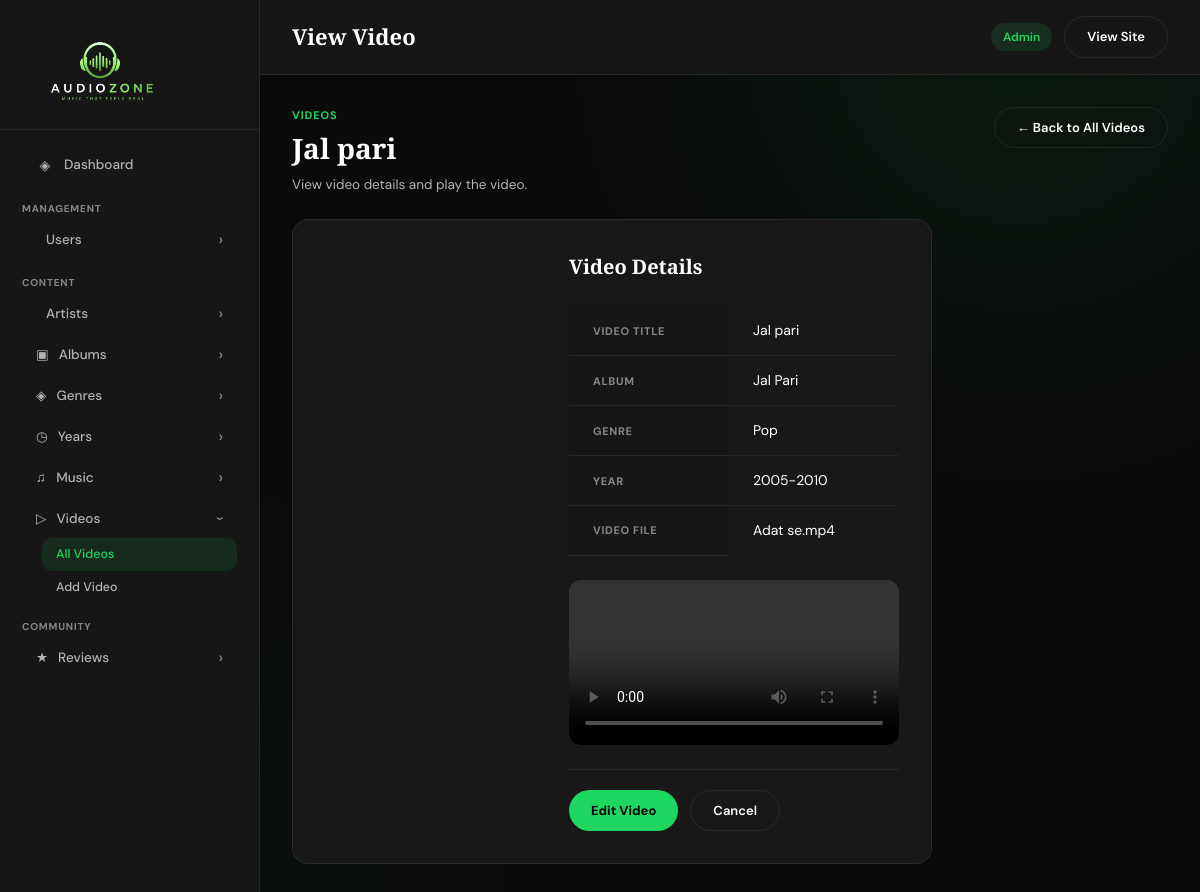
Screenshot of /admin/view video.php?id=12 with the database file from the repository.
### tables this page shows
CREATE TABLE `videos` (
  `video_id` int(11) NOT NULL,
  `video_name` varchar(150) NOT NULL,
  `album_id` int(11) NOT NULL,
  `year_id` int(11) DEFAULT NULL,
  `genre_id` int(11) DEFAULT NULL,
  `image` varchar(255) DEFAULT NULL,
  `description` text DEFAULT NULL,
  `video_file` varchar(255) DEFAULT NULL,
  `rating` int(11) DEFAULT NULL
);

CREATE TABLE `albums` (
  `album_id` int(11) NOT NULL,
  `album_name` varchar(100) NOT NULL,
  `image` varchar(255) DEFAULT NULL,
  `language` varchar(50) DEFAULT NULL,
  `artist_name` varchar(100) DEFAULT NULL
);

CREATE TABLE `genre` (
  `genre_id` int(11) NOT NULL,
  `genre_name` varchar(100) NOT NULL,
  `image` varchar(255) DEFAULT NULL
);

CREATE TABLE `years` (
  `year_id` int(11) NOT NULL,
  `year_duration` varchar(100) NOT NULL,
  `image` varchar(255) DEFAULT NULL
);

### admin/view video.php (the view, shortened to what this page needs)
<?php
include_once '../config.php';
$id = $_GET['id'];
$query = "SELECT videos.*, albums.album_name, genre.genre_name, years.year_duration
          FROM videos
          JOIN albums ON videos.album_id = albums.album_id
          JOIN genre ON videos.genre_id = genre.genre_id
          JOIN years ON videos.year_id = years.year_id
          WHERE videos.video_id='$id'";
$result = mysqli_query($conn, $query);
$video = mysqli_fetch_assoc($result);
include_once 'includes/header.php';
?>
<div class="page-heading">
    <div>
        <div class="eyebrow">Videos</div>
        <h1><?php echo htmlspecialchars($video['video_name']); ?></h1>
        <p>View video details and play the video.</p>
    </div>
    <a class="ghost-btn" href="all-videos.php">
        ← Back to All Videos
    </a>
</div>
<div class="admin-form-card">
    <div style="display: flex; gap: 24px; flex-wrap: wrap; align-items: flex-start;">
        <div style="flex: 1; min-width: 260px;">
            <h2>Video Details</h2>
            <table class="admin-table" style="margin-top: 16px;">
                <tbody>
                    <tr>
                        <th style="width: 160px; text-align: left;">
                            Video Title
                        </th>
                        <td>
                            <?php echo htmlspecialchars($video['video_name']); ?>
                        </td>
                    </tr>
                    <tr>
                        <th style="text-align: left;">
                            Album
                        </th>
                        <td>
                            <?php echo htmlspecialchars($video['album_name']); ?>
                        </td>
                    </tr>
                    <tr>
                        <th style="text-align: left;">
                            Genre
                        </th>
                        <td>
                            <?php echo htmlspecialchars($video['genre_name']); ?>
                        </td>
                    </tr>
                    <tr>
                        <th style="text-align: left;">
                            Year
                        </th>
                        <td>
                            <?php echo htmlspecialchars($video['year_duration']); ?>
                        </td>
                    </tr>
                    <tr>
                        <th style="text-align: left;">
                            Video File
                        </th>
                        <td>
                            <?php echo htmlspecialchars($video['video_file']); ?>
                        </td>
                    </tr>
                </tbody>
            </table>
            <?php if (!empty($video['video_file'])) { ?>
                <div style="margin-top: 24px;">
                    <video controls preload="metadata"
                           style="width: 100%; border-radius: 12px; display: block;">
                        <source src="uploads/videos/<?php echo htmlspecialchars($video['video_file']); ?>">
                    </video>
                </div>
            <?php } ?>
            <div class="form-actions" style="margin-top: 24px;">
                <a class="gold-btn"
                   href="edit video.php?id=<?php echo $video['video_id']; ?>">
                    Edit Video
                </a>
                <a class="ghost-btn"
                   href="all-videos.php">
                    Cancel
                </a>
            </div>
        </div>
    </div>
</div>
<?php include_once 'includes/footer.php'; ?>

### admin/assets/style.css (style rules this page uses)
:root { --bg: #0a0a0a; --surface: #161616; --surface-2: #181818; --surface-3: #232323; --line: rgba(255, 255, 255, .08); --line-soft: rgba(255, 255, 255, .05); --accent: #1ed760; --accent-2: #12a750; --accent-soft: #c9ffdd; --cream: #ffffff; --muted: #b3b3b3; --dim: #888888; --red: #f87171; --shadow: 0 26px 60px rgba(0, 0, 0, .55); --shadow-sm: 0 10px 26px rgba(0, 0, 0, .4); --sidebar-w: 260px; --radius: 16px; --radius-sm: 10px; }
*, *::before, *::after { box-sizing: border-box; }
body { margin: 0; background: radial-gradient(circle at 85% 4%, rgba(30, 215, 96, .08), transparent 34%), radial-gradient(circle at 8% 96%, rgba(30, 215, 96, .05), transparent 30%), var(--bg); color: var(--cream); font-family: "DM Sans", system-ui, sans-serif; font-size: 14px; line-height: 1.5; min-height: 100vh; }
a { color: var(--accent); text-decoration: none; }
.admin-table { width: 100%; border-collapse: collapse; }
.admin-table th { text-align: left; padding: 12px 24px; font-size: 11px; font-weight: 700; letter-spacing: .06em; text-transform: uppercase; color: var(--dim); border-bottom: 1px solid var(--line); background: var(--surface); }
.admin-table td { padding: 14px 24px; border-bottom: 1px solid var(--line-soft); vertical-align: middle; }
.admin-table tr:last-child td { border-bottom: none; }
.gold-btn { display: inline-flex; align-items: center; gap: 6px; padding: 10px 22px; border: none; border-radius: 999px; background: var(--accent); color: #000; font-family: inherit; font-size: 13px; font-weight: 700; cursor: pointer; transition: .18s ease; text-decoration: none; }
.ghost-btn { display: inline-flex; align-items: center; gap: 6px; padding: 10px 22px; border: 1px solid var(--line); border-radius: 999px; background: transparent; color: var(--cream); font-family: inherit; font-size: 13px; font-weight: 600; cursor: pointer; transition: .18s ease; text-decoration: none; }
.admin-form-card { background: var(--surface-2); border: 1px solid var(--line); border-radius: var(--radius); padding: 32px; max-width: 640px; }
.admin-form-card h2 { font-family: "Playfair Display", Georgia, serif; font-size: 20px; margin: 0 0 24px; }
.form-actions { display: flex; gap: 12px; margin-top: 24px; padding-top: 20px; border-top: 1px solid var(--line); }
.page-heading { display: flex; align-items: flex-start; justify-content: space-between; margin-bottom: 24px; }
.page-heading .eyebrow { font-size: 11px; font-weight: 700; letter-spacing: .08em; text-transform: uppercase; color: var(--accent); margin-bottom: 4px; }
.page-heading h1 { font-family: "Playfair Display", Georgia, serif; font-size: 28px; font-weight: 700; margin: 0 0 6px; }
.page-heading p { color: var(--muted); margin: 0; font-size: 13.5px; }

### rows the page displays
videos: video_name "Jal pari", album.album_name "Jal Pari", genre.genre_name "Pop", year.year_duration "2005-2010", video_file "Adat se.mp4"

### other values shown
$pageTitle "View Video"
